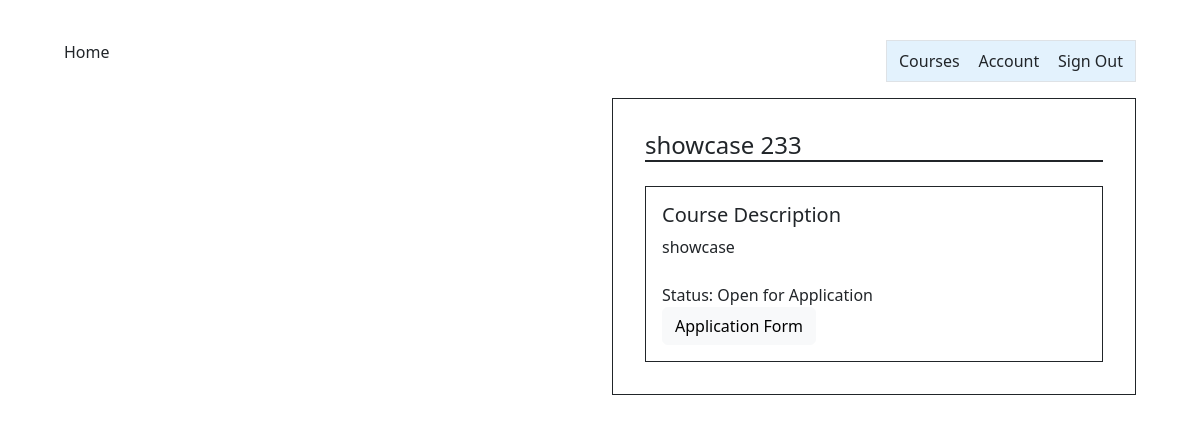
Before: /instructor_summary/ with the older database file.
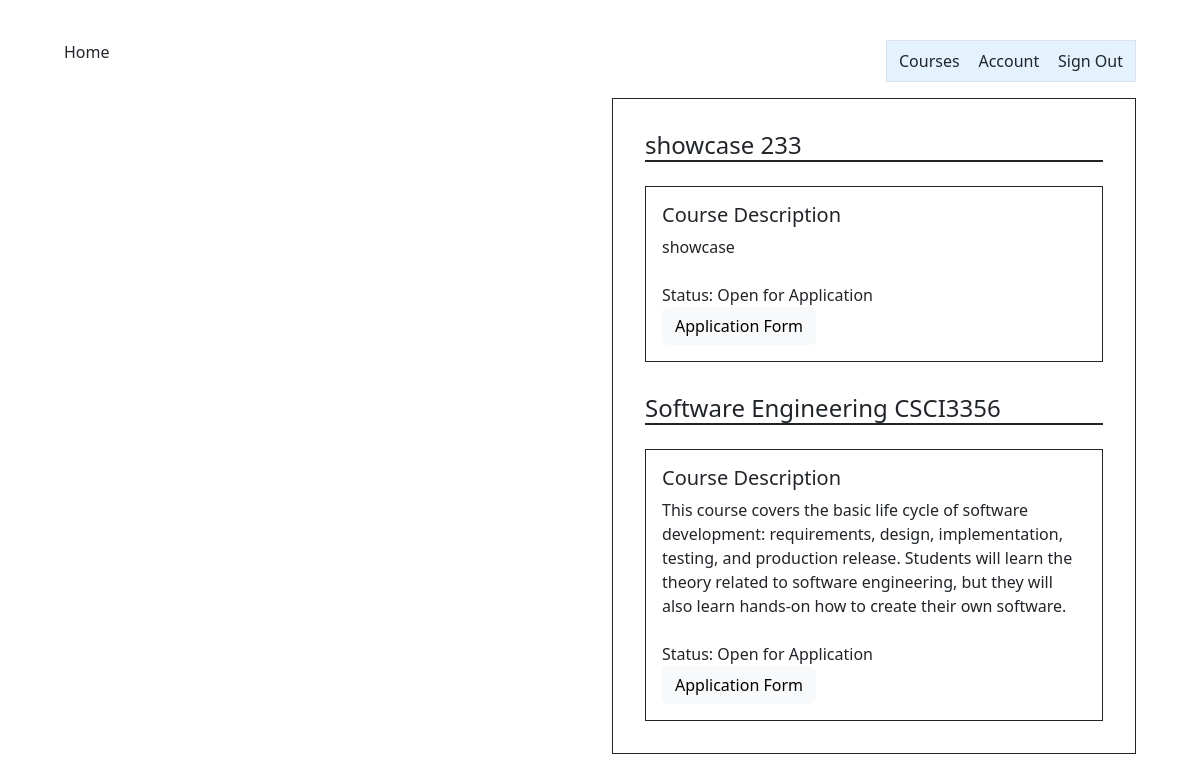
After: the same page with the newer database file.
### InstructorAddCourse/models.py (models this page shows)
class InstructorAddCourse(models.Model):
	course_name = models.CharField(max_length=255)
	course_number = models.CharField(max_length=255)
	course_instructor = models.CharField(max_length=255)
	course_description = models.CharField(max_length=800)
	total_time_commitment = models.DecimalField(max_digits=2, decimal_places=0, validators=[MinValueValidator(0)], default=0)
	has_discussion = models.CharField(choices=[('yes', 'Yes'),('no', 'No')], max_length=50, default='')
	num_ta_needed = models.DecimalField(max_digits=2, decimal_places=0, validators=[MinValueValidator(0)], default=0)
	graded_meeting = models.CharField(choices=[('yes', 'Yes'),('no', 'No')], max_length=50, default='')
	office_hours = models.DecimalField(max_digits=2, decimal_places=0, validators=[MinValueValidator(0)], default=0)
	other_info = models.CharField(max_length=800, default=None)

### instructorSummary/views.py (the view)
# urls.py: path('instructor_summary/', instructor_summary_view),
def instructor_summary_view(response):
    course_objects = InstructorAddCourse.objects.all()
    context = {'course_objects': course_objects}
    return render(response, "instructorSummary.html", context)

### templates/instructorSummary.html (shortened to what this page needs)
<!DOCTYPE html>
{% extends 'appbase.html' %} {% block content %} {% load static %}
<html>
    <head>
        <link rel="stylesheet" href="{% static 'application.css' %}" />
    </head>
        <body>
            <div class="container-fluid">
                <div class="row">
                    <div class="col offset-sm-6">
                        <div class="border border-1 border-dark p-3">
                            {% for course in course_objects %}
                            <div class="p-3">
                            <h4 class="border-bottom border-2 border-dark">{{ course.course_name }}&nbsp;{{ course.course_number}}</h4>
                            <div class="border border-1 border-dark p-3 mt-4">
                                <h5>Course Description</h5>
                                <div>{{ course.course_description }}</div>
                                <div class="mt-4">Status: Open for Application</div>
                                <button class="btn btn-light">Application Form</button>
                            </div>
                            </div>
                            {% endfor %}
                        </div>
                    </div>
                </div>
            </div>
        </body>
</html>
{% endblock %}

### templates/appbase.html (shortened to what this page needs)
{% load static %}
<html>
  <head>
    <link
      href="https://cdn.jsdelivr.net/npm/bootstrap@5.3.0-alpha1/dist/css/bootstrap.min.css"
      rel="stylesheet"
    />
  </head>
  <body>
    <div class="container-fluid m-4">
      <div class="row m-3">
        <div class="col-sm">
          <div class="label">Home</div>
        </div>
        <div class="col-sm-3">
          <nav class="navbar border navbar-light" style="background-color: #e3f2fd;">
            <div class="container-fluid">
              <a class="nav-link" href="#">Courses</a>
              <a class="nav-link" href="#">Account</a>
              <a class="nav-link" href="#">Sign Out</a>
            </div>
          </nav>
        </div>
        </div>
        <div class="row m-3">
          {% block content %} {% endblock %}
        </div>
      </div>
  </body>
</html>

### static/application.css (style rules this page uses)
body { height: 100%; display: flex; align-items: center; justify-content: center; }

Changed rows visible on the page:
added InstructorAddCourse: course_name "Software Engineering", course_number "CSCI3356", course_description "This course covers the basic life cycle of software development: requirements, design, implementation, testing, and production release. Students will learn the theory related to software engineering, but they will also learn hands-on how to create their own software."
